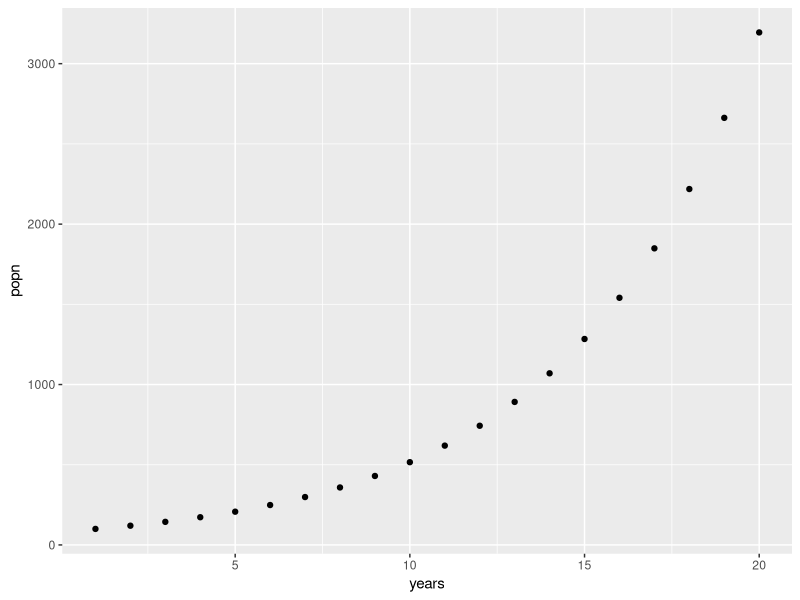

The R source for this figure:
## ---- chunk 1
library(tidyverse)
library(here)
## ---- chunk 2
# Create a new function called add_one
# x will be the only input to the function
add_one  <- function(x){
  
  # Add x and 1 together, store as the object "output"
  output <- x + 1
  
  # Print out whatever is stored in "output"
  return(output)
  
} 
## ---- chunk 3
# Supply 10 to our function
add_one(x = 10)

## ---- chunk 4
# Create a new function called add_together
# x and y will be the two arguments to the function
add_together  <- function(x, y){
  
  # Add x and y together, store as the object "output"
  output <- x + y
  
  # Print out whatever is stored in "output"
  return(output)
  
} 
## ---- chunk 5
add_together(3,5)
## ---- chunk 6
add_together
## ---- chunk 7
math_time  <- function(x, y, z){
  
  # Add x and y together, store as the object "output"
  output <- (x - y)^2/z
  
  # Print out whatever is stored in "output"
  return(output)
  
} 

# Output is 1
math_time(5, 2, 9)

## ---- chunk 8
# Create a function called lbs_to_kg that takes a data object 'weights' as input
lbs_to_kg  <- function(weights){
  
  # Multiply weights by 0.454, store as the object "output"
  output <- weights*0.454
  
  # Print out whatever is stored in "output"
  return(output)
  
} 
## ---- chunk 9
bison <- c(1000, 800, 1200, 1400)

lbs_to_kg(weights = bison)

## ---- chunk 10

deviation <- function(vector){
  
  mean <- mean(vector)
  output <- vector - mean
  return(output)
  
}

deviation(bison)

## ---- chunk 11
head(iris)
## ---- chunk 12
iris %>% 
  group_by(Species) %>% 
  summarize(Sepal.Length = mean(Sepal.Length),
            Sepal.Width = mean(Sepal.Width),
            Petal.Length = mean(Petal.Length),
            Petal.Width = mean(Petal.Width))
## ---- chunk 13
iris %>%
  group_by(Species) %>% 
  summarize(across(.cols = c(Sepal.Length, Sepal.Width, Petal.Length, Petal.Width), 
                   .fns = mean))
## ---- chunk 14
iris %>%
  group_by(Species) %>% 
  summarize(across(.cols = Sepal.Length:Petal.Width, 
                   .fns = mean))
## ---- chunk 15
iris %>%
  group_by(Species) %>% 
  summarize(across(.cols = everything(), 
                   .fns = mean))
## ---- chunk 16
iris %>%
  group_by(Species) %>% 
  summarize(across(.cols = where(is.numeric), 
                   .fns = mean))
## ---- chunk 17

## ---- chunk 18
for (i in 1:5) {
  # Print out whatever the value of i is
  print(i)
}
## ---- chunk 19
# First iteration where i = 1:
i <- 1
print(i)
## ---- chunk 20
# Second iteration where i = 2
i <- 2
print(i)
## ---- chunk 21
for (i in 1:5) {
  print(i*2)
}
## ---- chunk 22

## ---- chunk 23
N0 = 100  #initial population size

years = 20  #number of years into the future

N = vector(length = years)  # create an empty vector to store pop. sizes

N[1] = N0  #initial population size should be the first N

lambda = 1.2  #growth rate
## ---- chunk 24
print(N)
## ---- chunk 25
N[5]
## ---- chunk 26
N[1]
## ---- chunk 27
# For every year t in 2 through 20 (remember, "years" also equals 20), apply the following equation
for (t in 2:20) {
  N[t] = N[t - 1] * lambda # Apply the equation
}
## ---- chunk 28
N
## ---- chunk 29
# Store the data output as a dataframe for plotting
popn_data <- tibble(years = 1:years, # Make the years column = 1, 2, 3, ..., 20
                    popn = N) # Make the population column the corresponding population that we calculated
## ---- chunk 30
# Now plot the data with years on the x axis and population on the y
popn_data %>% 
  ggplot(aes(x = years, y = popn)) +
  geom_point()

## ---- chunk 31
N0 = 300  #initial population size

years = 50  #number of years into the future

N = vector(length = years)  # create an empty vector to store pop. sizes

N[1] = N0  #initial population size should be the first N

lambda = 0.95  #growth rate

for (t in 2:50) {
  N[t] = N[t - 1] * lambda # Apply the equation
}

